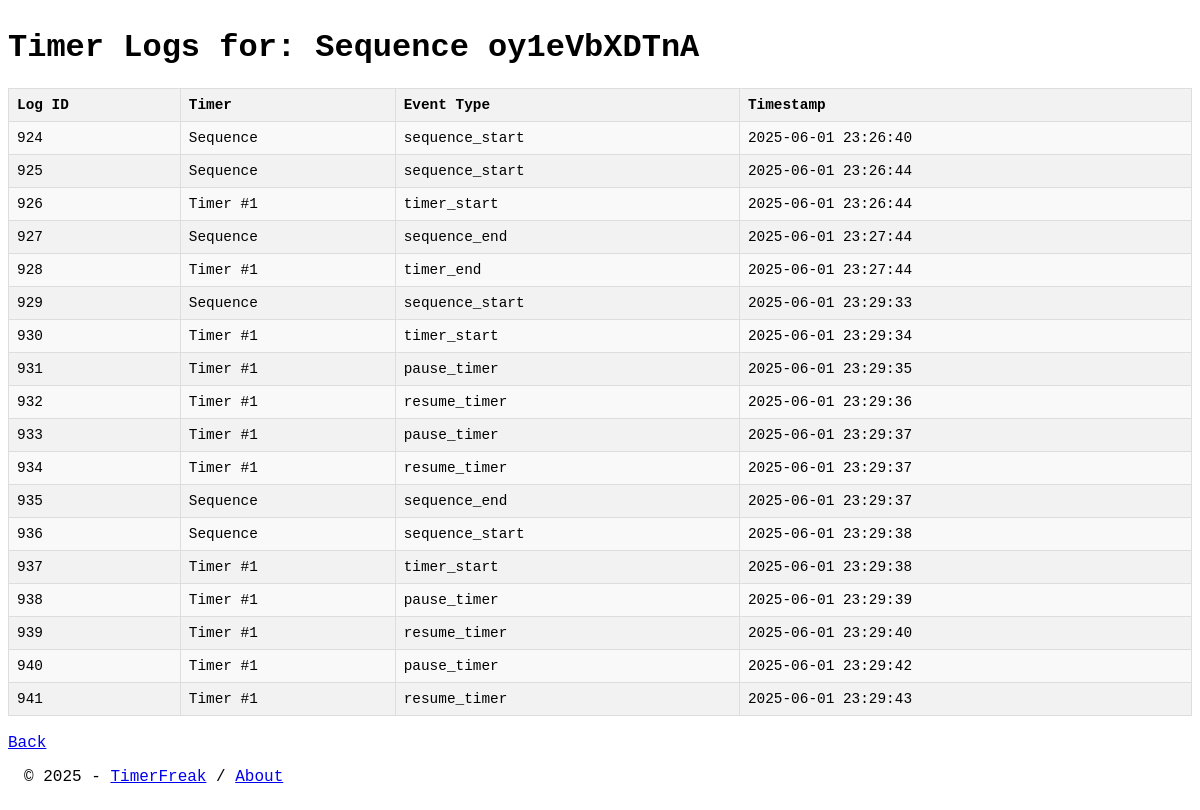
Page /logs/oy1eVbXDTnA on the earlier database version.
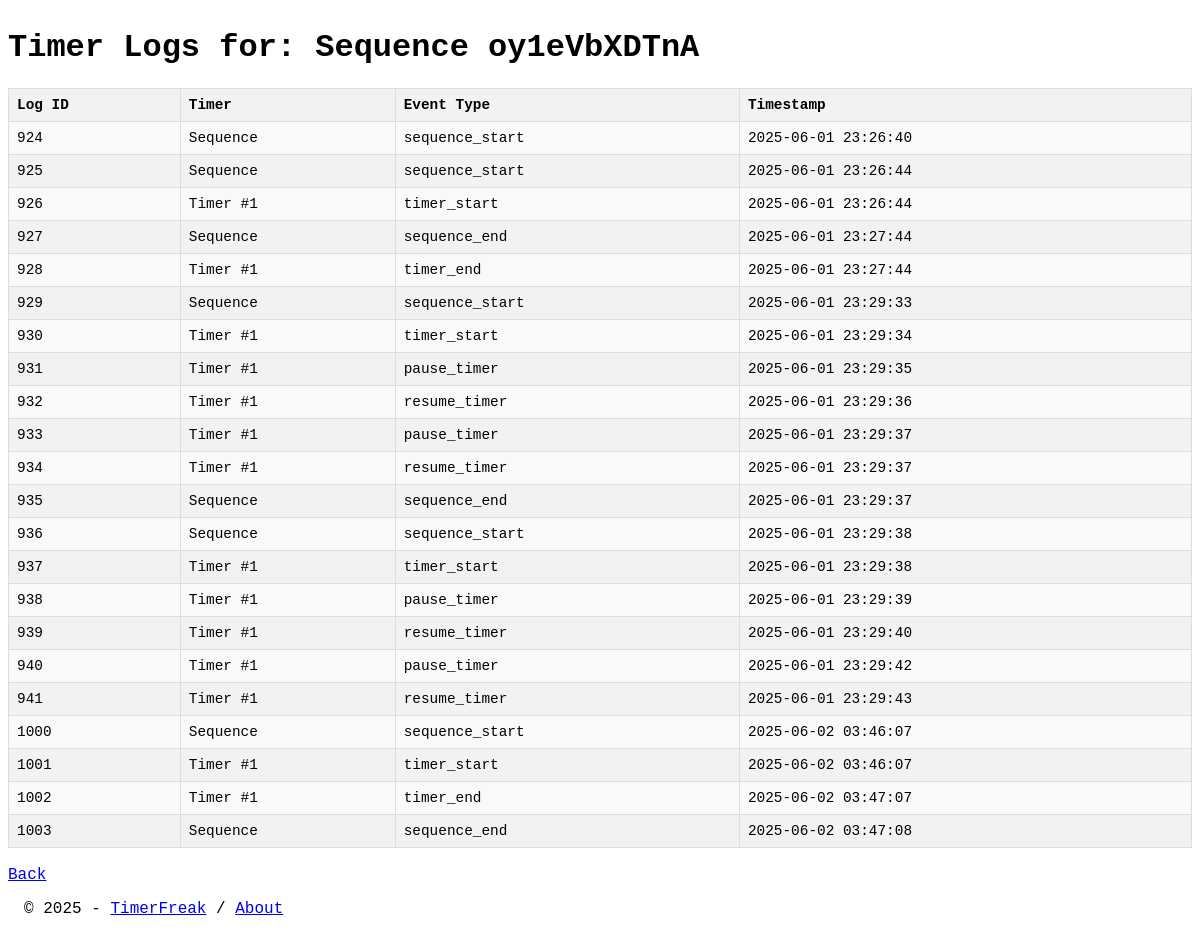
Same page on the later database version.
### app.py (models this page shows, shortened)
class CounterLog(db.Model):
    id = db.Column(Integer, primary_key=True)
    sequence_id = db.Column(String(20), ForeignKey('sequence.id'), nullable=False)
    timer_order = db.Column(Integer, nullable=True) # Renamed from timer_id to timer_order for clarity
    event_type = db.Column(String(50), nullable=False) # Increased length for more descriptive events
    timestamp = db.Column(DateTime(timezone=False), server_default=func.now())
    sequence_rel = relationship('Sequence', backref='logs')

class Timer(db.Model):
    id = db.Column(Integer, primary_key=True)
    sequence_id = db.Column(String(20), ForeignKey('sequence.id'), nullable=False)
    timer_name = db.Column(String(100))
    duration = db.Column(Integer, nullable=False)
    timer_order = db.Column(Integer, nullable=False) # 0-based index
    color = db.Column(String(7), default=DEFAULT_TIMER_COLOR)
    alarm_sound = db.Column(String(100), default=DEFAULT_ALARM_SOUND_FILENAME) # Stores filename string

### app.py (the view)
@app.route("/logs/<sequence_id>")
def show_logs(sequence_id):
    sequence = Sequence.query.get_or_404(sequence_id)
    logs_raw = db.session.query(CounterLog, Timer)\
                     .outerjoin(Timer, (CounterLog.sequence_id == Timer.sequence_id) & (CounterLog.timer_order == Timer.timer_order))\
                     .filter(CounterLog.sequence_id == sequence_id)\
                     .order_by(CounterLog.timestamp).all()
    logs_formatted = []
    for log_entry, timer_info in logs_raw:
        log_dict = {
            'id': log_entry.id,
            'sequence_id': log_entry.sequence_id,
            'timer_order': log_entry.timer_order,
            'event_type': log_entry.event_type,
            'timestamp': log_entry.timestamp,
            'timer_name': timer_info.timer_name if timer_info else None # Get timer name if available
        }
        logs_formatted.append(log_dict)
    sequence_name_display = sequence.name if sequence.name else f"Sequence {sequence_id}"
    return render_template("logs.html", logs=logs_formatted, sequence_id=sequence_id, sequence_name_for_logs=sequence_name_display)

### app.py (called while the page is built, shortened)
@app.context_processor
def inject_global_data():
    return dict(current_year=datetime.now().year)

    def __call__(self, environ, start_response):
        script_name = environ.get('HTTP_X_SCRIPT_NAME', '')
        return self.app(environ, start_response)

### templates/logs.html (shortened to what this page needs)
<!DOCTYPE html>
<html>
<head>
    <link rel="stylesheet" href="{{ url_for('static', filename='style.css') }}" />
</head>
<body>
    <h1>Timer Logs for: {{ sequence_name_for_logs }}</h1>
    <table>
        <thead>
            <tr>
                <th>Log ID</th>
                <th>Timer</th>
                <th>Event Type</th>
                <th>Timestamp</th>
            </tr>
        </thead>
        <tbody>
            {% for log in logs %}
            <tr>
                <td>{{ log.id }}</td>
                <td>
                    {% if log.timer_name %}
                    {{ log.timer_name }} (#{{ log.timer_order + 1 }})
                    {% elif log.timer_order is not none %}
                    Timer #{{ log.timer_order + 1 }}
                    {% else %}
                    Sequence
                    {% endif %}
                </td>
                <td>{{ log.event_type }}</td>
                <td>{{ log.timestamp }}</td>
            </tr>
            {% endfor %}
        </tbody>
    </table><br>
    <a href="{{ url_for('show_timer', sequence_id=sequence_id) }}">Back </a>
    {% include 'footer.html' %}
</body>
</html>

### templates/footer.html
<div style="margin: 1em; width: 100%; clear:both;text-align: left; margin-top: 1em; ">
     &copy; {{ current_year }} - <a href="{{ url_for('index') }}">TimerFreak</a> / <a href="{{ url_for('about') }}">About</a>
</div>

### static/style.css (style rules this page uses)
body { margin: 0; padding: 0; font-family: 'Courier New', Courier, monospace; }

### templates/logs.html (style rules this page uses)
body { padding: .5rem; }
table { width: 100%; border-collapse: collapse; margin-top: 1em; background-color: #f9f9f9; }
th, td { border: 1px solid #ddd; padding: 8px; text-align: left; font-size: 0.9em; }
th { background-color: #f2f2f2; font-weight: bold; }
tr:nth-child(even) { background-color: #f2f2f2; }

Differences in the rows shown:
now on one of the page's lists (row unchanged): Timer: id "1001", event_type "timer_start", timestamp "2025-06-02 03:46:07", id "1002", event_type "timer_end", timestamp "2025-06-02 03:47:07"
added CounterLog: id "1000", shows "Sequence", event_type "sequence_start", timestamp "2025-06-02 03:46:07"
added CounterLog: id "1003", shows "Sequence", event_type "sequence_end", timestamp "2025-06-02 03:47:08"
